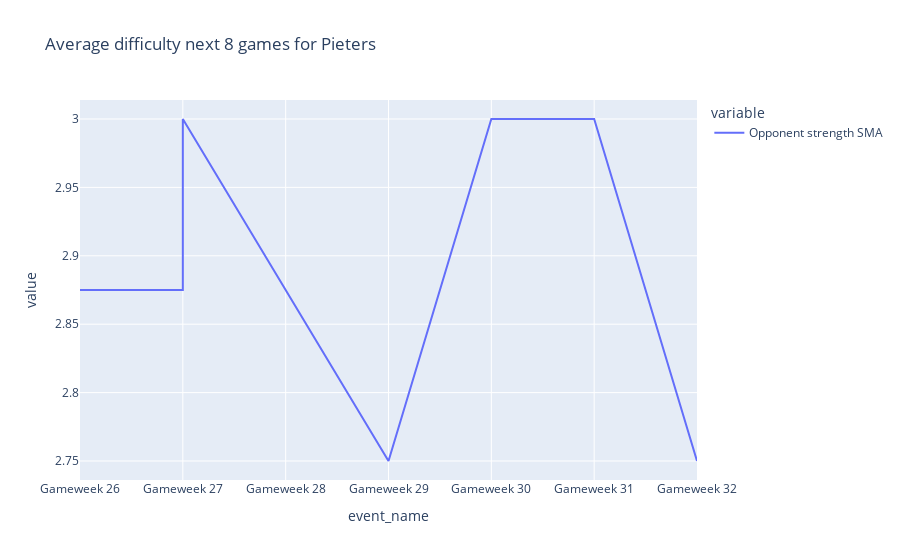

Notebook cell for this chart:
### Code cell
player_future_avg(100 , 8)

### Figure 1 — Plotly figure (JSON) as saved in the notebook; plotly's stock layout.template omitted (floating-point values rounded to 4 significant figures)
{"data": [{"hovertemplate": "variable=Opponent strength SMA<br>event_name=%{x}<br>value=%{y}<extra></extra>", "legendgroup": "Opponent strength SMA", "line": {"color": "#636efa", "dash": "solid"}, "marker": {"symbol": "circle"}, "mode": "lines", "name": "Opponent strength SMA", "orientation": "v", "showlegend": true, "type": "scatter", "x": ["Gameweek 26", "Gameweek 27", "Gameweek 27", "Gameweek 28", "Gameweek 29", "Gameweek 30", "Gameweek 31", "Gameweek 32"], "xaxis": "x", "y": [2.875, 2.875, 3, 2.875, 2.75, 3, 3, 2.75], "yaxis": "y"}], "layout": {"legend": {"title": {"text": "variable"}, "tracegroupgap": 0}, "title": {"text": "Average difficulty next 8 games for Pieters"}, "xaxis": {"anchor": "y", "domain": [0, 1], "title": {"text": "event_name"}}, "yaxis": {"anchor": "x", "domain": [0, 1], "title": {"text": "value"}}}}
